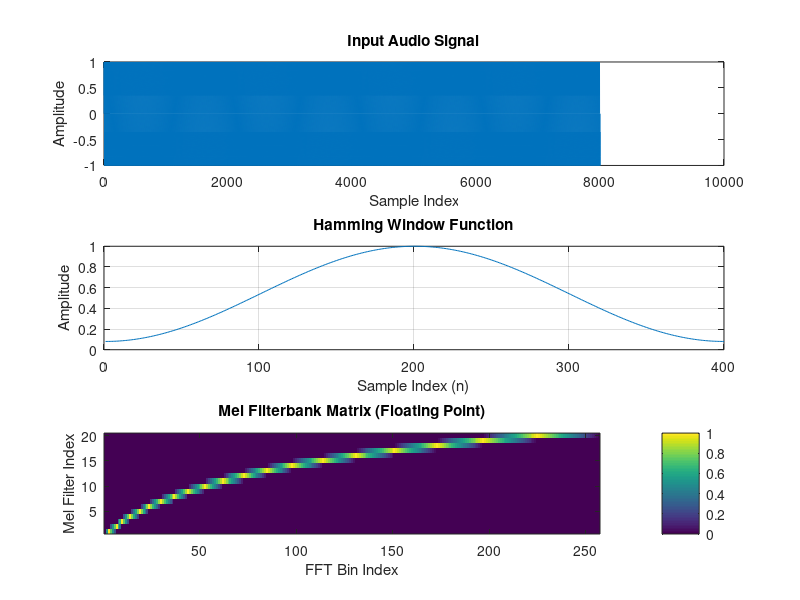

The MATLAB script that drew this image:
% ==============================================================================
% FPGA Speech Recognition - Coefficient Generator & Fixed-Point Simulator
% ==============================================================================
% 1. Loads a WAV audio file or generates a test audio signal.
% 2. Calculates MFCC features (Pre-emphasis -> Window -> FFT -> Mel -> DCT).
% 3. Quantizes the Mel-Filterbank Matrix for the FPGA (Fixed-Point).
% 4. Generates VHDL constant arrays for the hardware implementation.
% ==============================================================================

clear; clc; close all;

%% 1. System Parameters
Fs = 16000;             % Sampling Frequency (16 kHz)
frame_len_ms = 25;      % Frame length (25ms)
frame_step_ms = 10;     % Frame overlap step (10ms)
num_mel_filters = 20;   % Number of Mel filterbank channels
num_fft = 512;          % FFT Size (Power of 2 for efficient FPGA implementation)
pre_emph_coeff = 0.97;  % Pre-emphasis factor

% --- Fixed-Point Parameters for FPGA ---
% We use Q15 format (1 sign bit, 15 fractional bits) roughly,
% but here we simply scale by 2^12 to keep values within 16-bit integer range.
FPGA_SCALE_FACTOR = 2^12;

%% 2. Load Real Audio Signal (Test Bench Input) or Generate Synthetic
% Specify the path to your WAV file.
% IMPORTANT: Change this path to your actual audio file.
audio_file_path = '../data/speech.wav'; % <--- CHANGE THIS TO YOUR WAV FILE PATH!

% --- Choose one of the following two options ---

% OPTION 1: Load a WAV file
if exist(audio_file_path, 'file')
    fprintf('Loading audio from %s...\n', audio_file_path);
    [audio_sig, Fs_in] = audioread(audio_file_path);

    % Ensure the audio is a single channel (mono) if it's stereo
    if size(audio_sig, 2) > 1
        audio_sig = mean(audio_sig, 2); % Convert to mono by averaging channels
    end

    % Resample if the WAV file's sampling rate is different from our target Fs
    if Fs_in ~= Fs
        fprintf('Resampling audio from %d Hz to %d Hz...\n', Fs_in, Fs);
        audio_sig = resample(audio_sig, Fs, Fs_in);
    end
else
    % OPTION 2: Generate Synthetic Audio Signal if WAV file not found
    warning('Audio file "%s" not found. Generating synthetic test signal instead.', audio_file_path);
    t = 0:1/Fs:0.5; % 0.5 seconds of audio
    audio_sig = 0.5 * sin(2*pi*1000*t) + 0.3 * sin(2*pi*3000*t);
end

% Normalize (important for both loaded and synthetic signals)
audio_sig = audio_sig / max(abs(audio_sig));


%% 3. Feature Extraction Simulation (Floating Point - The "Golden" Reference)

% A. Pre-emphasis
sig_pre = filter([1 -pre_emph_coeff], 1, audio_sig);

% B. Framing & Windowing
% Note: For this script, we calculate frame parameters but don't perform
% full frame-by-frame MFCC calculation as the primary goal is filterbank coefficients.
frame_len = round(frame_len_ms * 1e-3 * Fs);
frame_step = round(frame_step_ms * 1e-3 * Fs);
num_frames = floor((length(sig_pre) - frame_len) / frame_step) + 1;

% Generate Hamming Window
% Equation: w(n) = 0.54 - 0.46 * cos(2*pi*n/(N-1))
n_idx = 0:(frame_len-1);
hamming_window = 0.54 - 0.46 * cos(2*pi*n_idx/(frame_len-1));

% C. Create Mel Filterbank Matrix
% This matrix maps FFT bins (Linear Hz) to Mel bins (Perceptual Pitch)
f_min = 0; f_max = Fs/2;
mel_min = 1125 * log(1 + f_min/700);
mel_max = 1125 * log(1 + f_max/700);
mel_points = linspace(mel_min, mel_max, num_mel_filters + 2);
hz_points = 700 * (exp(mel_points/1125) - 1);
bin_points = floor((num_fft + 1) * hz_points / Fs);

mel_filterbank = zeros(num_mel_filters, floor(num_fft/2 + 1));

for m = 2:(num_mel_filters + 1)
    left = bin_points(m-1);
    center = bin_points(m);
    right = bin_points(m+1);

    % Create ascending slope
    for k = left:center
        if (bin_points(m) - bin_points(m-1)) ~= 0
            mel_filterbank(m-1, k+1) = (k - bin_points(m-1)) / (bin_points(m) - bin_points(m-1));
        end
    end
    % Create descending slope
    for k = center:right
        if (bin_points(m+1) - bin_points(m)) ~= 0
            mel_filterbank(m-1, k+1) = (bin_points(m+1) - k) / (bin_points(m+1) - bin_points(m));
        end
    end
end

%% 4. Fixed-Point Conversion (The "Bridge" to VHDL)
% The FPGA cannot handle floating point matrices easily.
% We scale them up and round to integers.

mel_filterbank_fixed = round(mel_filterbank * FPGA_SCALE_FACTOR);
hamming_window_fixed = round(hamming_window * FPGA_SCALE_FACTOR);

% Check for overflow (assuming 16-bit signed integers in FPGA: -32768 to 32767)
if max(max(mel_filterbank_fixed)) > 32767 || min(min(mel_filterbank_fixed)) < -32768
    warning('Mel Coefficients exceed 16-bit signed integer range! Reduce FPGA_SCALE_FACTOR.');
end

if max(hamming_window_fixed) > 32767 || min(hamming_window_fixed) < -32768
    warning('Window Coefficients exceed 16-bit signed integer range! Reduce FPGA_SCALE_FACTOR.');
end

%% 5. VHDL Code Generation
% This section prints text to the Command Window that you can copy-paste into your VHDL file.

fprintf('\n------------------------------------------------------------\n');
fprintf('COPY THE FOLLOWING INTO YOUR VHDL PACKAGE / ROM FILE:\n');
fprintf('------------------------------------------------------------\n\n');

fprintf('-- FPGA Fixed-Point Parameters\n');
fprintf('constant C_FS : integer := %d;\n', Fs);
fprintf('constant C_FRAME_LEN_MS : integer := %d;\n', frame_len_ms);
fprintf('constant C_FRAME_STEP_MS : integer := %d;\n', frame_step_ms);
fprintf('constant C_PRE_EMPH_COEFF : integer := %d; -- Scaled by %d\n', round(pre_emph_coeff * FPGA_SCALE_FACTOR), FPGA_SCALE_FACTOR);
fprintf('constant C_SCALE_FACTOR : integer := %d;\n', FPGA_SCALE_FACTOR);
fprintf('constant C_NUM_MEL_FILTERS  : integer := %d;\n', num_mel_filters);
fprintf('constant C_FFT_BIN_SIZE : integer := %d;\n\n', floor(num_fft/2 + 1));

fprintf('-- Hamming Window Coefficients\n');
fprintf('-- Format: Fixed-Point Q%d.%d (Scaled by %d)\n', ...
    16 - round(log2(FPGA_SCALE_FACTOR)), round(log2(FPGA_SCALE_FACTOR)), FPGA_SCALE_FACTOR);
fprintf('type window_type is array (0 to %d) of signed(15 downto 0);\n', frame_len-1);
fprintf('constant HAMMING_WINDOW : window_type := (\n  ');

for i = 1:length(hamming_window_fixed)
    if i == length(hamming_window_fixed)
        fprintf('%d', hamming_window_fixed(i));
    else
        fprintf('%d, ', hamming_window_fixed(i));
        if mod(i, 12) == 0
             fprintf('\n  ');
        end
    end
end
fprintf(');\n\n');

fprintf('-- Mel Filterbank Coefficients (Flattened or 2D Array)\n');
fprintf('-- Format: Fixed-Point Q%d.%d (Scaled by %d). Values are signed 16-bit integers.\n', ...
    16 - round(log2(FPGA_SCALE_FACTOR)), round(log2(FPGA_SCALE_FACTOR)), FPGA_SCALE_FACTOR);
fprintf('type mel_matrix_type is array (0 to %d, 0 to %d) of signed(15 downto 0);\n', num_mel_filters-1, floor(num_fft/2));
fprintf('constant MEL_FILTERS : mel_matrix_type := (\n');

for i = 1:num_mel_filters
    fprintf('  (');
    row_data = mel_filterbank_fixed(i, :);
    for j = 1:length(row_data)
        if j == length(row_data)
            fprintf('%d', row_data(j));
        else
            fprintf('%d, ', row_data(j));
        end
    end

    if i == num_mel_filters
        fprintf(')\n'); % End of array
    else
        fprintf('),\n');
    end
end
fprintf(');\n');

fprintf('\n-- Test Input Signal (First Frame for Simulation)\n');
fprintf('-- Paste this into the "TEST_AUDIO_DATA" constant in the package.\n');
fprintf('type audio_array_type is array (0 to %d) of signed(15 downto 0);\n', frame_len-1);
fprintf('constant TEST_AUDIO_DATA : audio_array_type := (\n  ');

% Scale audio to Fixed-Point
audio_fixed = round(audio_sig(1:frame_len) * FPGA_SCALE_FACTOR);

for i = 1:length(audio_fixed)
    if i == length(audio_fixed)
        fprintf('%d', audio_fixed(i));
    else
        fprintf('%d, ', audio_fixed(i));
        if mod(i, 12) == 0
             fprintf('\n  ');
        end
    end
end
fprintf(');\n');

fprintf('\n------------------------------------------------------------\n');
fprintf('Visualization of Coefficients (Check Figure 1)\n');
fprintf('------------------------------------------------------------\n');

%% 6. Visualization
figure;
subplot(3,1,1);
plot(audio_sig); % Plotting full signal for general overview
title('Input Audio Signal');
xlabel('Sample Index'); ylabel('Amplitude');

subplot(3,1,2);
plot(hamming_window);
title('Hamming Window Function');
xlabel('Sample Index (n)'); ylabel('Amplitude');
grid on;

subplot(3,1,3);
imagesc(mel_filterbank);
axis xy;
title('Mel Filterbank Matrix (Floating Point)');
ylabel('Mel Filter Index'); xlabel('FFT Bin Index');
colorbar;
